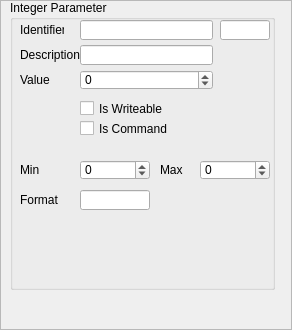
<?xml version="1.0" encoding="UTF-8"?>
<ui version="4.0">
 <class>IntParameterView</class>
 <widget class="QFrame" name="IntParameterView">
  <property name="geometry">
   <rect>
    <x>0</x>
    <y>0</y>
    <width>292</width>
    <height>330</height>
   </rect>
  </property>
  <property name="windowTitle">
   <string>Frame</string>
  </property>
  <property name="frameShape">
   <enum>QFrame::StyledPanel</enum>
  </property>
  <property name="frameShadow">
   <enum>QFrame::Raised</enum>
  </property>
  <widget class="QGroupBox" name="groupBox">
   <property name="geometry">
    <rect>
     <x>10</x>
     <y>0</y>
     <width>265</width>
     <height>290</height>
    </rect>
   </property>
   <property name="title">
    <string>Integer Parameter</string>
   </property>
   <property name="flat">
    <bool>false</bool>
   </property>
   <widget class="QLineEdit" name="numberText">
    <property name="geometry">
     <rect>
      <x>210</x>
      <y>20</y>
      <width>50</width>
      <height>20</height>
     </rect>
    </property>
    <property name="readOnly">
     <bool>true</bool>
    </property>
   </widget>
   <widget class="QLineEdit" name="descriptionText">
    <property name="geometry">
     <rect>
      <x>70</x>
      <y>45</y>
      <width>133</width>
      <height>20</height>
     </rect>
    </property>
    <property name="readOnly">
     <bool>false</bool>
    </property>
   </widget>
   <widget class="QLabel" name="label_2">
    <property name="geometry">
     <rect>
      <x>10</x>
      <y>45</y>
      <width>61</width>
      <height>20</height>
     </rect>
    </property>
    <property name="text">
     <string>Description</string>
    </property>
   </widget>
   <widget class="QLineEdit" name="identifierText">
    <property name="geometry">
     <rect>
      <x>70</x>
      <y>20</y>
      <width>133</width>
      <height>20</height>
     </rect>
    </property>
    <property name="readOnly">
     <bool>true</bool>
    </property>
   </widget>
   <widget class="QLabel" name="label">
    <property name="geometry">
     <rect>
      <x>10</x>
      <y>20</y>
      <width>44</width>
      <height>20</height>
     </rect>
    </property>
    <property name="text">
     <string>Identifier</string>
    </property>
   </widget>
   <widget class="QCheckBox" name="isWriteableBox">
    <property name="geometry">
     <rect>
      <x>70</x>
      <y>100</y>
      <width>131</width>
      <height>17</height>
     </rect>
    </property>
    <property name="text">
     <string>Is Writeable</string>
    </property>
   </widget>
   <widget class="QCheckBox" name="isCommandCheckBox">
    <property name="geometry">
     <rect>
      <x>70</x>
      <y>120</y>
      <width>131</width>
      <height>17</height>
     </rect>
    </property>
    <property name="text">
     <string>Is Command</string>
    </property>
   </widget>
   <widget class="QLabel" name="label_4">
    <property name="geometry">
     <rect>
      <x>10</x>
      <y>160</y>
      <width>40</width>
      <height>20</height>
     </rect>
    </property>
    <property name="text">
     <string>Min</string>
    </property>
   </widget>
   <widget class="QLabel" name="label_5">
    <property name="geometry">
     <rect>
      <x>150</x>
      <y>160</y>
      <width>31</width>
      <height>20</height>
     </rect>
    </property>
    <property name="text">
     <string>Max</string>
    </property>
   </widget>
   <widget class="QLabel" name="label_6">
    <property name="geometry">
     <rect>
      <x>10</x>
      <y>70</y>
      <width>51</width>
      <height>20</height>
     </rect>
    </property>
    <property name="text">
     <string>Value</string>
    </property>
   </widget>
   <widget class="QSpinBox" name="valueBox">
    <property name="geometry">
     <rect>
      <x>70</x>
      <y>70</y>
      <width>133</width>
      <height>20</height>
     </rect>
    </property>
    <property name="minimum">
     <number>-10000</number>
    </property>
    <property name="maximum">
     <number>10000</number>
    </property>
   </widget>
   <widget class="QSpinBox" name="minBox">
    <property name="geometry">
     <rect>
      <x>70</x>
      <y>160</y>
      <width>70</width>
      <height>20</height>
     </rect>
    </property>
    <property name="minimum">
     <number>-10000</number>
    </property>
    <property name="maximum">
     <number>10000</number>
    </property>
   </widget>
   <widget class="QSpinBox" name="maxBox">
    <property name="geometry">
     <rect>
      <x>190</x>
      <y>160</y>
      <width>70</width>
      <height>20</height>
     </rect>
    </property>
    <property name="minimum">
     <number>-10000</number>
    </property>
    <property name="maximum">
     <number>10000</number>
    </property>
   </widget>
   <widget class="QLabel" name="label_7">
    <property name="geometry">
     <rect>
      <x>10</x>
      <y>190</y>
      <width>51</width>
      <height>20</height>
     </rect>
    </property>
    <property name="text">
     <string>Format</string>
    </property>
   </widget>
   <widget class="QLineEdit" name="formatText">
    <property name="geometry">
     <rect>
      <x>70</x>
      <y>190</y>
      <width>70</width>
      <height>20</height>
     </rect>
    </property>
    <property name="readOnly">
     <bool>false</bool>
    </property>
   </widget>
  </widget>
 </widget>
 <resources/>
 <connections>
  <connection>
   <sender>minBox</sender>
   <signal>editingFinished()</signal>
   <receiver>IntParameterView</receiver>
   <slot>updateEntityMin()</slot>
   <hints>
    <hint type="sourcelabel">
     <x>115</x>
     <y>190</y>
    </hint>
    <hint type="destinationlabel">
     <x>184</x>
     <y>149</y>
    </hint>
   </hints>
  </connection>
  <connection>
   <sender>maxBox</sender>
   <signal>editingFinished()</signal>
   <receiver>IntParameterView</receiver>
   <slot>updateEntityMax()</slot>
   <hints>
    <hint type="sourcelabel">
     <x>275</x>
     <y>190</y>
    </hint>
    <hint type="destinationlabel">
     <x>184</x>
     <y>149</y>
    </hint>
   </hints>
  </connection>
  <connection>
   <sender>valueBox</sender>
   <signal>editingFinished()</signal>
   <receiver>IntParameterView</receiver>
   <slot>updateEntityValue()</slot>
   <hints>
    <hint type="sourcelabel">
     <x>115</x>
     <y>160</y>
    </hint>
    <hint type="destinationlabel">
     <x>184</x>
     <y>149</y>
    </hint>
   </hints>
  </connection>
  <connection>
   <sender>formatText</sender>
   <signal>editingFinished()</signal>
   <receiver>IntParameterView</receiver>
   <slot>updateEntityFormat()</slot>
   <hints>
    <hint type="sourcelabel">
     <x>275</x>
     <y>159</y>
    </hint>
    <hint type="destinationlabel">
     <x>184</x>
     <y>149</y>
    </hint>
   </hints>
  </connection>
  <connection>
   <sender>isCommandCheckBox</sender>
   <signal>clicked()</signal>
   <receiver>IntParameterView</receiver>
   <slot>updateEntityIsCommand()</slot>
   <hints>
    <hint type="sourcelabel">
     <x>145</x>
     <y>108</y>
    </hint>
    <hint type="destinationlabel">
     <x>184</x>
     <y>149</y>
    </hint>
   </hints>
  </connection>
  <connection>
   <sender>isWriteableBox</sender>
   <signal>clicked()</signal>
   <receiver>IntParameterView</receiver>
   <slot>updateEntityIsWriteable()</slot>
   <hints>
    <hint type="sourcelabel">
     <x>145</x>
     <y>88</y>
    </hint>
    <hint type="destinationlabel">
     <x>184</x>
     <y>149</y>
    </hint>
   </hints>
  </connection>
  <connection>
   <sender>descriptionText</sender>
   <signal>editingFinished()</signal>
   <receiver>IntParameterView</receiver>
   <slot>updateEntityDescription()</slot>
   <hints>
    <hint type="sourcelabel">
     <x>143</x>
     <y>55</y>
    </hint>
    <hint type="destinationlabel">
     <x>184</x>
     <y>149</y>
    </hint>
   </hints>
  </connection>
 </connections>
 <slots>
  <slot>updateUi()</slot>
  <slot>updateEntityDescription()</slot>
  <slot>updateEntityValue()</slot>
  <slot>updateEntityMin()</slot>
  <slot>updateEntityMax()</slot>
  <slot>updateEntityIsWriteable()</slot>
  <slot>updateEntityIsCommand()</slot>
  <slot>updateEntityFormat()</slot>
 </slots>
</ui>
